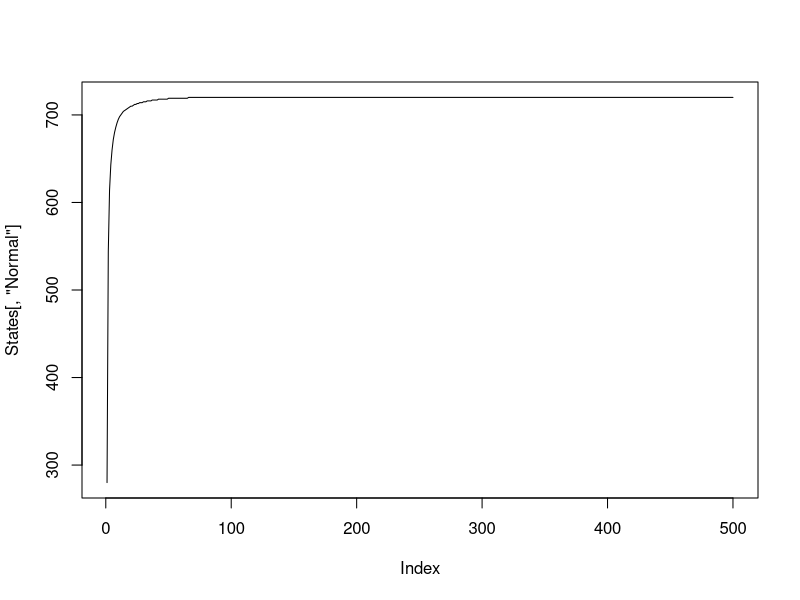
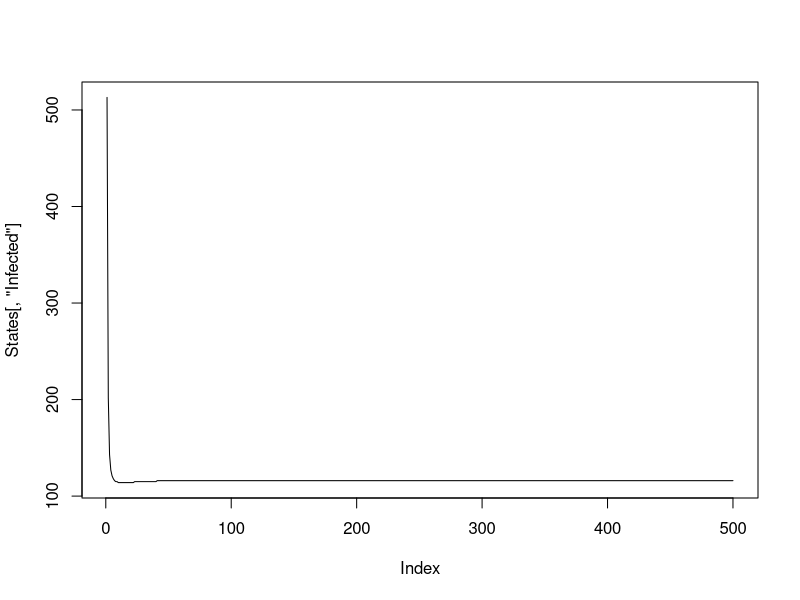
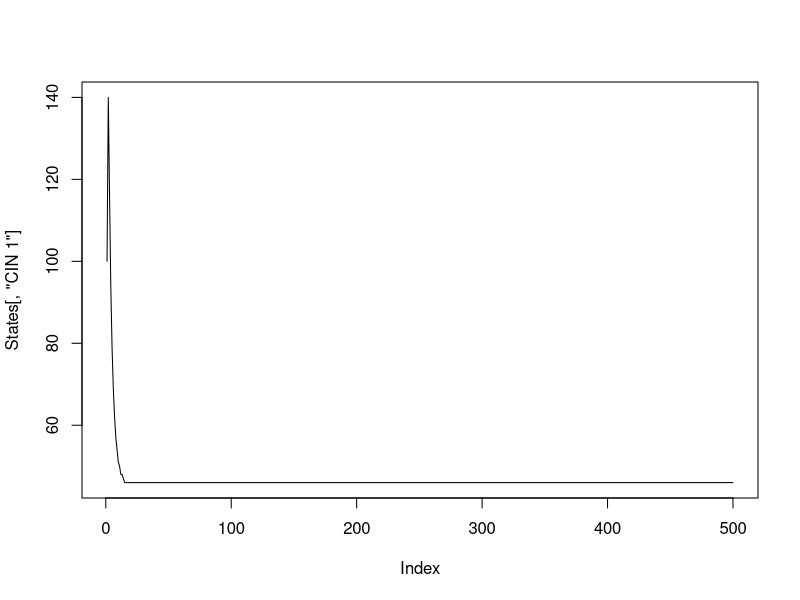
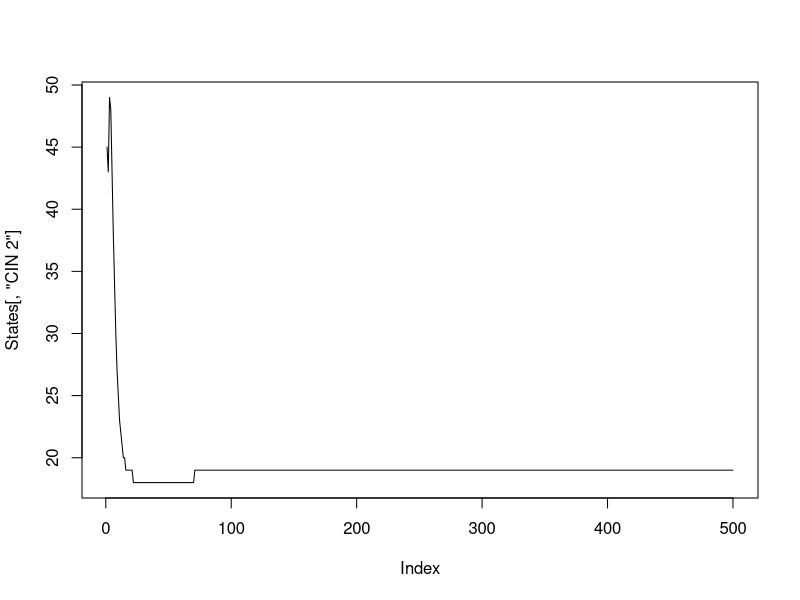
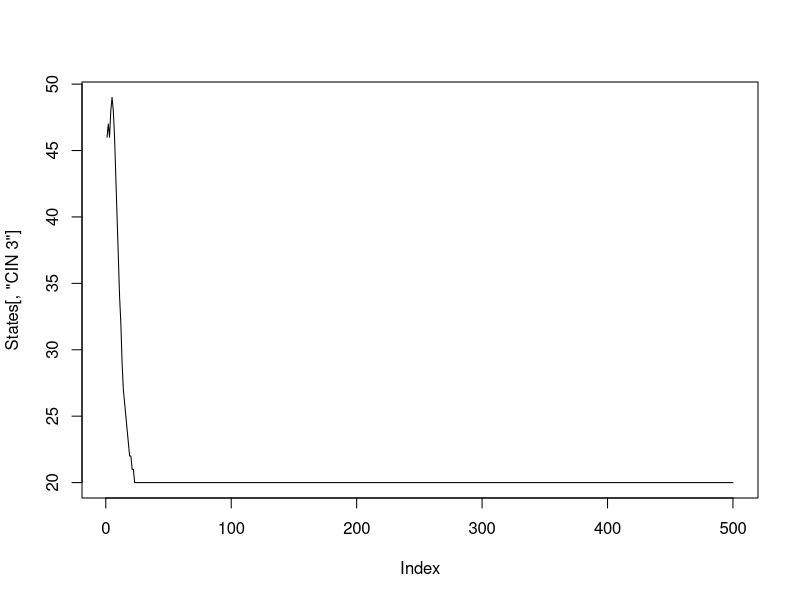
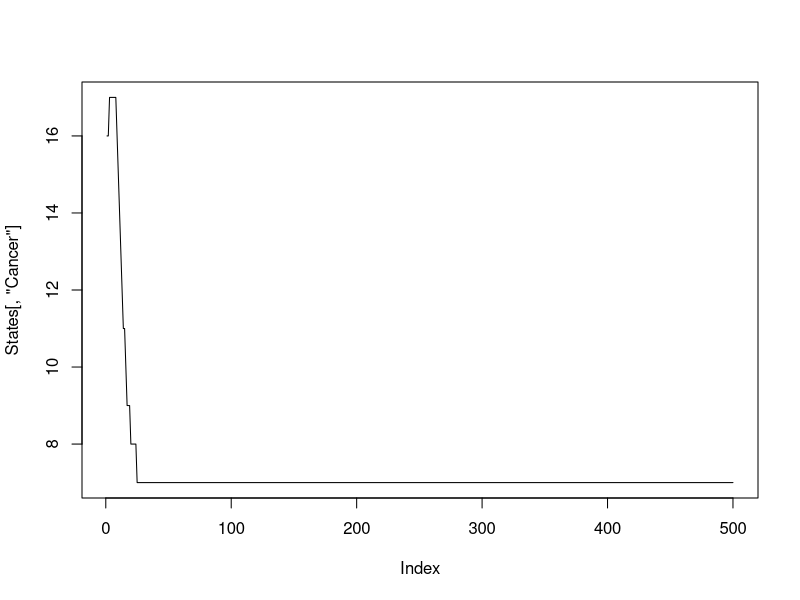
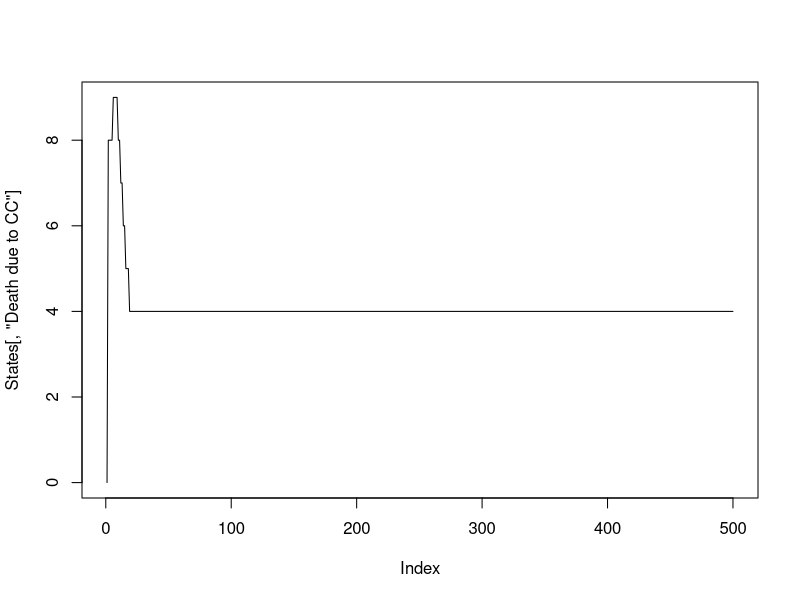
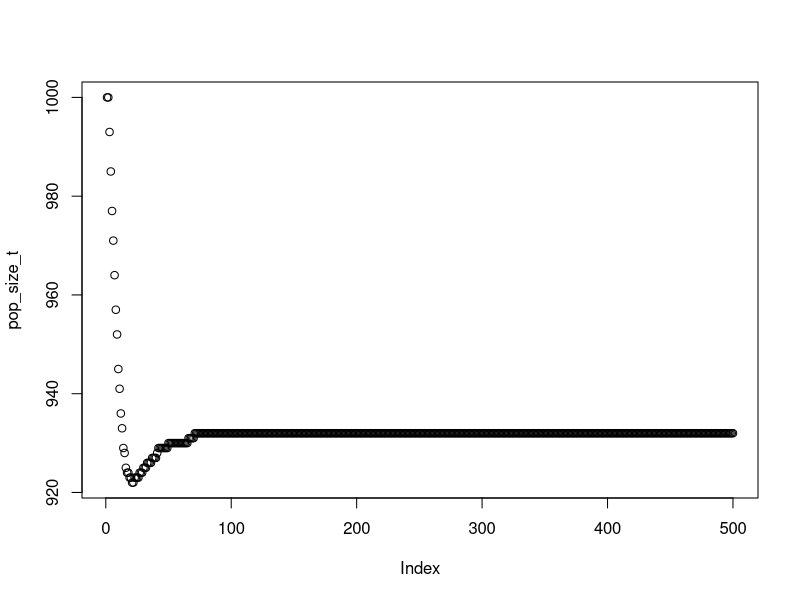

Generate these figures, in order, with R:
### MARKOV MODEL HPV DRAFT
## Gwen Oliver
## Nov 28, 2021

### This model is for the undetected compartments ONLY

# 500 years
t = 500

# 1000 people
Pop_size = 1000

# 7 states: normal, infected, CIN 1, CIN 2, CIN 3, cancer, cancer deaths
N.states = 7


# Rough estimate based on proportion of US pop that is female, 10-14
# https://www.statista.com/statistics/241488/population-of-the-us-by-sex-and-age/

p_1_2 <- 0.1 # normal > infected

p_2_1 <- 0.5 # infected > normal
# Numbers vary widely for this parameter
p_2_3 = 0.15 # infected > CIN 1

p_3_2 <- 0.2 # CIN1 > infected
# These estimates vary widely
p_3_4 <- 0.18  # CIN1 > CIN2

p_4_5 <- 0.3 # CIN2 > CIN3
p_4_3 <- 0.13   # CIN2 > CIN1

p_5_4 <- 0.03 # CIN3 > CIN2
# Only one estimate for this, only for HPV 16/18
p_5_6 <- 0.2 # CIN 3 > cancer
# Two estimates for this, 10-fold difference between them

p_6_7 <- 0.5 # Cancer > Cancer death
# Don't have an estimate for this yet, but I think available on SEER

# Age into cohort
p_age_in <- 1/20
# Age out of cohort
p_age_out <- p_age_in

# Stay in compartment 
p_1_1 = 1-p_age_out-p_1_2 # Stay normal
p_2_2 = 1-p_age_out-p_2_1-p_2_3 # Stay infected
p_3_3 = 1-p_age_out-p_3_2-p_3_4 # Stay CIN1
p_4_4 = 1-p_age_out-p_4_5-p_4_3 # Stay CIN2
p_5_5 = 1-p_age_out-p_5_4-p_5_6 # Stay CIN3
p_6_6 = 1-p_age_out-p_6_7 # Stay cancer


# Starting number in each state

# Create years label
prefix = "Year"
suffix = seq(1:t)
years = paste(prefix, suffix, sep=" ")


# Create empty array
mat1 = matrix(NA, t, N.states, dimnames=list(years, c("Normal","Infected","CIN 1","CIN 2","CIN 3","Cancer","Death due to CC")))

# Assign starting prevalence of each state
prev1 = 0.29
prev2 = 0.5
prev3 = 0.1
prev4 = 0.05
prev5 = 0.05
prev6 = 0.01
prev7 = 0

# Assign starting states
set.seed(123)
mat1[1,] <- rmultinom(1, Pop_size, prob=c(prev1,prev2,prev3,prev4,prev5,prev6,prev7)) 

# Run model
for(i in 2:t){
  # Normal
  mat1[i,1] <- (mat1[(i-1),1]) + #previous N people in normal
    Pop_size*p_age_in +      #aging in #0.05
    (mat1[(i-1),2])*p_2_1 -      #regress from inf #0.2
    (mat1[(i-1),1])*p_1_2 -      #progress to inf #0.25
    (mat1[(i-1),1])*p_age_out        #age out #0.1
  # Infected   
  mat1[i,2] <- (mat1[(i-1),2]) + #previous N people in infected
    (mat1[(i-1),1])*p_1_2 +      #progress from normal #0.15
    (mat1[(i-1),3])*p_3_2 -      #regress from CIN1 #0.2
    (mat1[(i-1),2])*p_2_1 -      #regress to normal #0.2
    (mat1[(i-1),2])*p_2_3 -      #progress to CIN1 #0.1
    (mat1[(i-1),2])*p_age_out        #age out #0.05
  # CIN1
  mat1[i,3] <- (mat1[(i-1),3]) + #previous N people in CIN1
    (mat1[(i-1),2])*p_2_3 +      #progress from infected #0.1
    (mat1[(i-1),4])*p_4_3 -      #regress from CIN2 #0.13
    (mat1[(i-1),3])*p_3_2 -      #regress to infected #0.2
    (mat1[(i-1),3])*p_3_4 -      #progress to CIN2 #0.1
    (mat1[(i-1),3])*p_age_out        #age out #1/21
  # CIN2
  mat1[i,4] <- (mat1[(i-1),4]) + #previous N people in CIN2
    (mat1[(i-1),3])*p_3_4 +      #progress from CIN1
    (mat1[(i-1),5])*p_5_4 -      #regress from CIN3
    (mat1[(i-1),4])*p_4_3 -      #regress to CIN1
    (mat1[(i-1),4])*p_4_5 -      #progress to CIN3
    (mat1[(i-1),4])*p_age_out        #age out
  # CIN3
  mat1[i,5] <- (mat1[(i-1),5]) + #previous N people in CIN3
    (mat1[(i-1),4])*p_4_5 -      #progress from CIN2
    (mat1[(i-1),5])*p_5_4 -      #regress to CIN2
    (mat1[(i-1),5])*p_5_6 -      #progress to cancer
    (mat1[(i-1),5])*p_age_out        #age out
  # Cancer
  mat1[i,6] <- (mat1[(i-1),6]) + #previous N people in cancer
    (mat1[(i-1),5])*p_5_6 -      #progress from CIN3
    (mat1[(i-1),6])*p_6_7 -      #die
    (mat1[(i-1),6])*p_age_out        #age out
  # Cancer deaths
  mat1[i,7] <- 
    (mat1[(i-1),6])*p_6_7        #progress from cancer
  
}

mat1 <- round(mat1,0)


#Check Progression over time

States <- apply(mat1, c(1,2), sum)

plot(States[,'Normal'], type='l')

plot(States[,'Infected'], type='l')

plot(States[,'CIN 1'], type='l')

plot(States[,'CIN 2'], type='l')

plot(States[,'CIN 3'], type='l')

plot(States[,'Cancer'], type='l')

plot(States[,'Death due to CC'], type='l')

pop_size_t <- apply(States,1, sum)

plot(pop_size_t)
